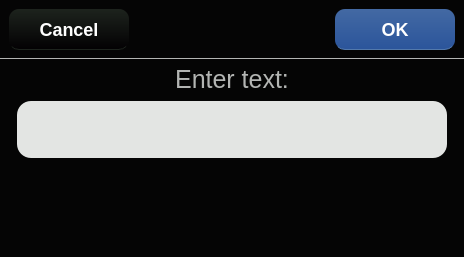
<?xml version="1.0" encoding="UTF-8"?>
<ui version="4.0">
 <class>NSRInputDialog</class>
 <widget class="QWidget" name="NSRInputDialog">
  <property name="geometry">
   <rect>
    <x>0</x>
    <y>0</y>
    <width>464</width>
    <height>257</height>
   </rect>
  </property>
  <property name="windowTitle">
   <string>Form</string>
  </property>
  <property name="styleSheet">
   <string notr="true">QWidget {
	background-color: rgba(0, 0, 0, 220);
}
</string>
  </property>
  <layout class="QVBoxLayout" name="verticalLayout">
   <property name="margin">
    <number>0</number>
   </property>
   <item>
    <widget class="QFrame" name="frame">
     <property name="styleSheet">
      <string notr="true">QFrame {
	background-color: transparent;
	border-bottom: 1px solid rgb(179, 181, 179);
}</string>
     </property>
     <property name="frameShape">
      <enum>QFrame::NoFrame</enum>
     </property>
     <property name="frameShadow">
      <enum>QFrame::Plain</enum>
     </property>
     <layout class="QHBoxLayout" name="horizontalLayout">
      <item>
       <widget class="QPushButton" name="cancelButton">
        <property name="styleSheet">
         <string notr="true">QPushButton {
	background-color: qlineargradient(spread:pad, x1:0.5, y1:0,  x2:0.5, y2:1, stop:0 rgb(29, 35, 29), stop:1 rgb(3, 1, 3));
	color: white;
	border-bottom: 1px solid rgb(29, 35, 29);
	border-radius: 10px;
	min-height: 40px;
	min-width: 120px;
	font-family: Arial;
	font-weight: bold;
	font-size: 18px;
}

QPushButton:pressed {
	background-color: qlineargradient(spread:pad, x1:0.5, y1:0,  x2:0.5, y2:1, stop:0 rgb(19, 25, 19), stop:1 rgb(3, 1, 3));
	color: rgb(99, 101, 99);
}</string>
        </property>
        <property name="text">
         <string>Cancel</string>
        </property>
       </widget>
      </item>
      <item>
       <spacer name="horizontalSpacer">
        <property name="orientation">
         <enum>Qt::Horizontal</enum>
        </property>
        <property name="sizeHint" stdset="0">
         <size>
          <width>289</width>
          <height>20</height>
         </size>
        </property>
       </spacer>
      </item>
      <item>
       <widget class="QPushButton" name="okButton">
        <property name="styleSheet">
         <string notr="true">QPushButton {
	background-color: qlineargradient(spread:pad, x1:0.5, y1:0,  x2:0.5, y2:1, stop:0 rgb(67, 105, 163), stop:1 rgb(43, 85, 155));
	color: white;
	border-bottom: 1px solid rgb(83, 121, 171);
	border-radius: 10px;
	min-height: 40px;
	min-width: 120px;
	font-family: Arial;
	font-weight: bold;
	font-size: 18px;
}

QPushButton:disabled {
	background-color: qlineargradient(spread:pad, x1:0.5, y1:0,  x2:0.5, y2:1, stop:0 rgb(59, 93, 139), stop:1 rgb(35, 73, 131));
	color: rgb(99, 101, 99);
}

QPushButton:pressed {
	background-color: qlineargradient(spread:pad, x1:0.5, y1:0,  x2:0.5, y2:1, stop:0 rgb(59, 93, 139), stop:1 rgb(35, 73, 131));
	color: rgb(99, 101, 99);
}</string>
        </property>
        <property name="text">
         <string>OK</string>
        </property>
       </widget>
      </item>
     </layout>
    </widget>
   </item>
   <item>
    <widget class="QLabel" name="promptLabel">
     <property name="styleSheet">
      <string notr="true">QLabel {
	background-color: transparent;
	color: rgb(179, 181, 179);
	font-size: 25px;
	margin-left: 9px;
	margin-right: 9px;
}</string>
     </property>
     <property name="text">
      <string>Enter text:</string>
     </property>
     <property name="alignment">
      <set>Qt::AlignCenter</set>
     </property>
    </widget>
   </item>
   <item>
    <layout class="QHBoxLayout" name="horizontalLayout_2">
     <item>
      <spacer name="horizontalSpacer_2">
       <property name="orientation">
        <enum>Qt::Horizontal</enum>
       </property>
       <property name="sizeHint" stdset="0">
        <size>
         <width>40</width>
         <height>20</height>
        </size>
       </property>
      </spacer>
     </item>
     <item>
      <widget class="QLineEdit" name="inputEdit">
       <property name="minimumSize">
        <size>
         <width>450</width>
         <height>59</height>
        </size>
       </property>
       <property name="styleSheet">
        <string notr="true">QLineEdit {
	font-size: 30px;
	margin-left: 9px;
	margin-right: 9px;
	min-height: 55px;
	border: 2px solid none;
	border-radius: 15px;
	background-color: rgb(227, 229, 227);
	selection-background-color: rgb(19, 129, 219);
	selection-color: rgb(251, 253, 251);
}

QLineEdit:focus {
	border: 2px solid rgb(19, 129, 219);
	background-color: rgb(251, 253, 251);
}</string>
       </property>
      </widget>
     </item>
     <item>
      <spacer name="horizontalSpacer_3">
       <property name="orientation">
        <enum>Qt::Horizontal</enum>
       </property>
       <property name="sizeHint" stdset="0">
        <size>
         <width>40</width>
         <height>20</height>
        </size>
       </property>
      </spacer>
     </item>
    </layout>
   </item>
   <item>
    <spacer name="verticalSpacer">
     <property name="orientation">
      <enum>Qt::Vertical</enum>
     </property>
     <property name="sizeHint" stdset="0">
      <size>
       <width>20</width>
       <height>181</height>
      </size>
     </property>
    </spacer>
   </item>
  </layout>
 </widget>
 <resources/>
 <connections/>
</ui>
